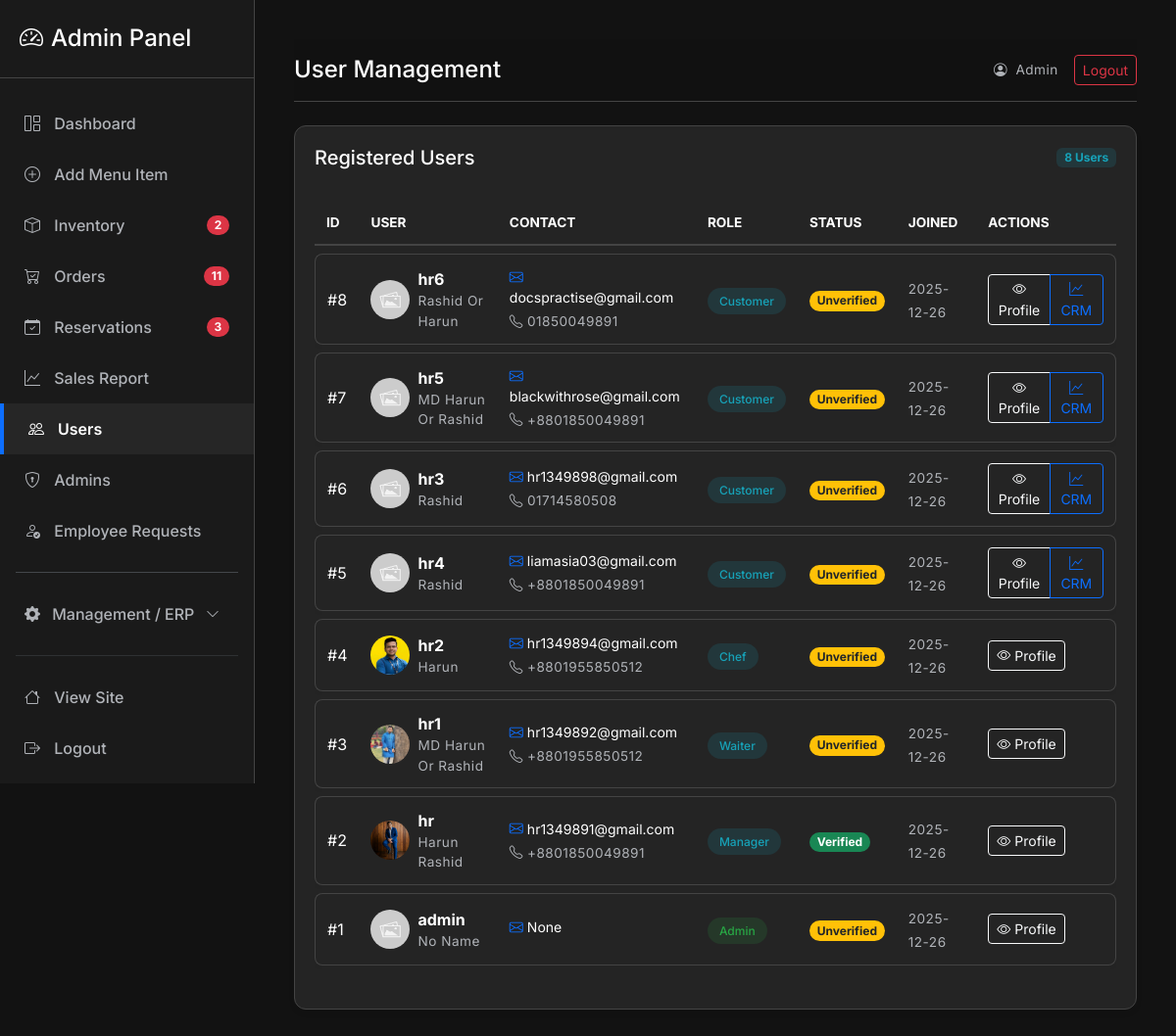
Before: /admin/users (signed in) with the older database file.
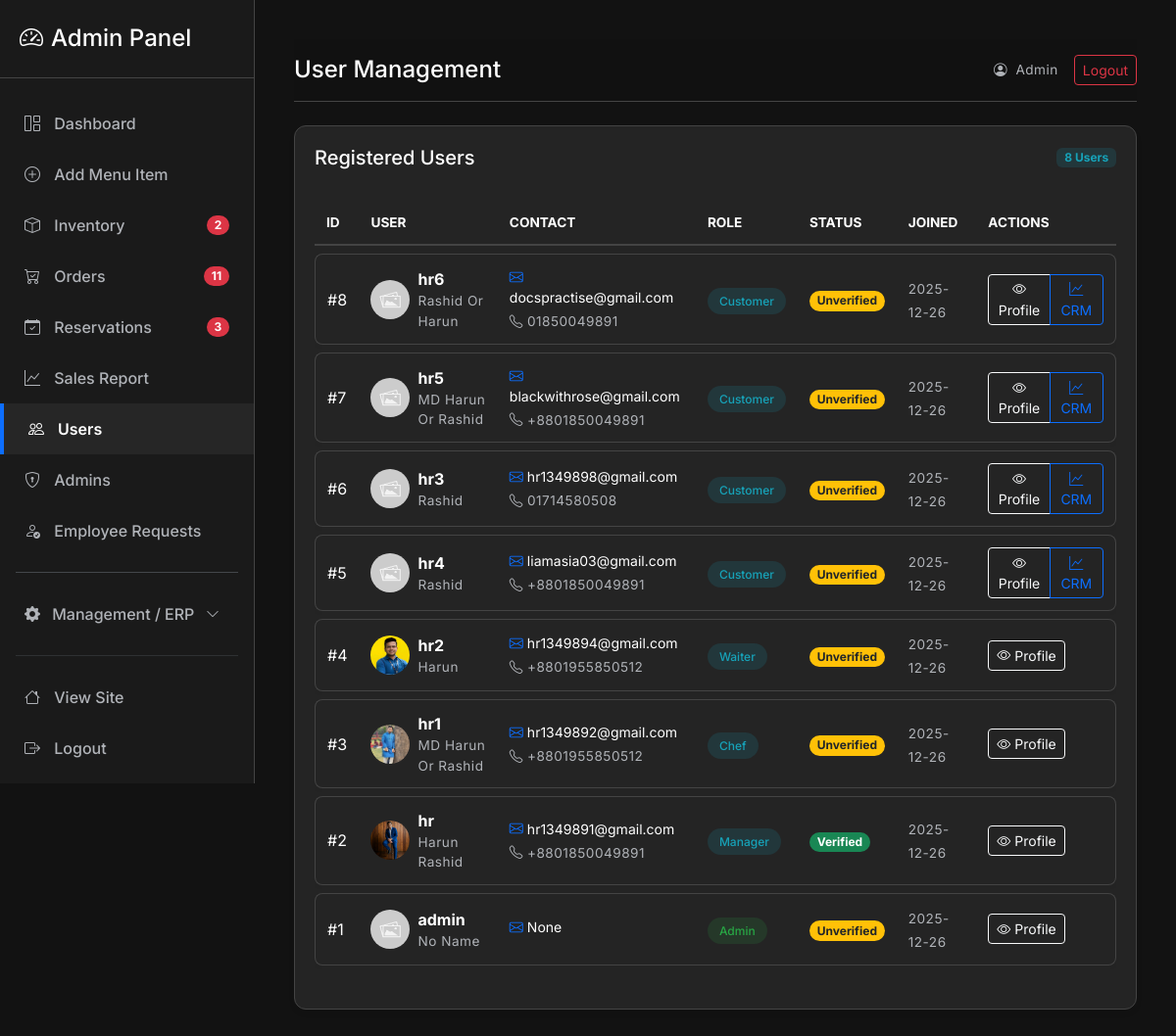
After: the same page with the newer database file.
### models/models.py (models this page shows, shortened)
class User(db.Model):
    id = db.Column(db.Integer, primary_key=True)
    username = db.Column(db.String(120), unique=True, nullable=False)
    member_id = db.Column(db.String(20), unique=True)  # Custom ID
    email = db.Column(db.String(200), unique=True)
    password = db.Column(db.String(255), nullable=False)
    full_name = db.Column(db.String(200))
    phone = db.Column(db.String(50))
    address_district = db.Column(db.String(100))
    address_city = db.Column(db.String(100))
    address_street = db.Column(db.String(200))
    profile_image = db.Column(db.String(200))  # image filename
    reset_token = db.Column(db.String(100), nullable=True)
    reset_token_expiry = db.Column(db.DateTime, nullable=True)
    role = db.Column(db.Enum('admin', 'manager', 'cashier', 'waiter', 'chef', 'customer', name='user_roles'), default='customer')
    email_verified = db.Column(db.Boolean, default=False)
    email_verification_code = db.Column(db.String(10), nullable=True)
    created_at = db.Column(db.DateTime, default=get_dhaka_time)
    orders = db.relationship('Order', backref='user', lazy=True)
    reservations = db.relationship('Reservation', backref='user', lazy=True)
    ratings = db.relationship('Rating', backref='user', lazy=True)
    staff_shifts = db.relationship('StaffShift', backref='user', lazy=True)
    staff_shifts = db.relationship('StaffShift', backref='user', lazy=True)

### routes/admin.py (the view)
@admin_bp.route('/users')
@role_required('admin')
def users():
    users = User.query.order_by(User.id.desc()).all()
    return render_template('admin/users.html', users=users)

### app.py (called while the page is built)
@app.before_request
def refresh_user_session():
    if 'user_id' in session:
        user = User.query.get(session['user_id'])
        if user:
            session['role'] = user.role
            session['is_admin'] = (user.role == 'admin')
            session['username'] = user.username
        else:
            session.clear()

@app.context_processor
def inject_global_data():
    cart = session.get('cart', {})
    count = sum(cart.values()) if isinstance(cart, dict) else 0
    @cache.cached(timeout=300, key_prefix='best_rated_item_context')
    def get_best_rated_item():
        all_items = MenuItem.query.options(db.joinedload(MenuItem.ratings)).all()
        best_item = None
        max_avg = 0
        for it in all_items:
            ratings = it.ratings
            if not ratings:
                avg = 0
            else:
                avg = round(sum(r.score for r in ratings) / len(ratings), 1)
            if avg > max_avg:
                max_avg = avg
                best_item = it
        return best_item
    return dict(cart_count=count, best_rated_item=get_best_rated_item())

### services/auth.py (called while the page is built)
def role_required(*roles):
    def decorator(fn):
        @wraps(fn)
        def wrapper(*args, **kwargs):
            user_role = session.get('role')
            if not user_role or user_role not in roles:
                flash('You do not have permission to access this page.', 'danger')
                return redirect(url_for('auth.login'))
            return fn(*args, **kwargs)
        return wrapper
    return decorator

### templates/admin/users.html (shortened to what this page needs)
{% extends 'admin/admin_base.html' %}
{% block admin_title %}User Management{% endblock %}
{% block content %}
<div class="glass-card">
    <div class="d-flex justify-content-between align-items-center mb-4">
        <h5 class="mb-0 text-white">Registered Users</h5>
        <span class="badge badge-admin-info">{{ users|length }} Users</span>
    </div>
    <div class="table-responsive">
        <table class="admin-table">
            <thead>
                <tr>
                    <th>ID</th>
                    <th>User</th>
                    <th>Contact</th>
                    <th>Role</th>
                    <th>Status</th>
                    <th>Joined</th>
                    <th>Actions</th>
                </tr>
            </thead>
            <tbody>
                {% for user in users %}
                <tr id="user-row-{{ user.username }}">
                    <td>#{{ user.id }}</td>
                    <td>
                        <div class="d-flex align-items-center">
                            <img src="{{ user.profile_image and url_for('static', filename='uploads/' ~ user.profile_image) or url_for('static', filename='img/placeholder.jpg') }}"
                                class="rounded-circle me-2" width="40" height="40" style="object-fit: cover;">
                            <div>
                                <div class="fw-bold text-white">{{ user.username }}</div>
                                <div class="small text-muted">{{ user.full_name or 'No Name' }}</div>
                            </div>
                        </div>
                    </td>
                    <td>
                        <div class="small text-white mb-1"><i class="bi bi-envelope me-1 text-primary"></i>{{ user.email
                            }}</div>
                        {% if user.phone %}
                        <div class="small text-muted"><i class="bi bi-telephone me-1"></i>{{ user.phone }}</div>
                        {% endif %}
                    </td>
                    <td>
                        {% if user.role == 'admin' %}
                        <span class="badge-admin badge-admin-success">Admin</span>
                        {% else %}
                        <span class="badge-admin badge-admin-info">{{ user.role|capitalize }}</span>
                        {% endif %}
                    </td>
                    <td>
                        {% if user.email_verified %}
                        <span class="badge bg-success rounded-pill small">Verified</span>
                        {% else %}
                        <span class="badge bg-warning text-dark rounded-pill small">Unverified</span>
                        {% endif %}
                    </td>
                    <td>
                        <span class="small text-muted">{{ user.created_at.strftime('%Y-%m-%d') }}</span>
                    </td>
                    <td>
                        <div class="btn-group">
                            <button class="btn btn-sm btn-outline-light" onclick="openUserModal('{{ user.username }}')">
                                <i class="bi bi-eye"></i> Profile
                            </button>
                            {% if user.role == 'customer' %}
                            <a href="{{ url_for('crm.view_customer', id=user.id) }}"
                                class="btn btn-sm btn-outline-primary">
                                <i class="bi bi-graph-up"></i> CRM
                            </a>
                            {% endif %}
                        </div>
                    </td>
                </tr>
                {% else %}
                <tr>
                    <td colspan="7" class="text-center py-4 text-muted">No users found.</td>
                </tr>
                {% endfor %}
            </tbody>
        </table>
    </div>
</div>
{% endblock %}

### templates/admin/admin_base.html (shortened to what this page needs)
<!doctype html>
<html lang="en">
<head>
    <link href="https://cdn.jsdelivr.net/npm/bootstrap@5.3.2/dist/css/bootstrap.min.css" rel="stylesheet">
    <link rel="stylesheet" href="https://cdn.jsdelivr.net/npm/bootstrap-icons@1.11.1/font/bootstrap-icons.css">
    <link rel="stylesheet" href="{{ url_for('static', filename='css/admin.css') }}">
</head>
<body class="admin-body">
    <div id="admin-wrapper">
        <nav id="sidebar">
            <div class="sidebar-header">
                <h4 class="mb-0"><i class="bi bi-speedometer2 me-2"></i>Admin Panel</h4>
            </div>
            <ul class="list-unstyled components">
                <li class="{% if request.endpoint == 'admin.index' %}active{% endif %}">
                    <a href="{{ url_for('admin.index') }}"><i class="bi bi-grid-1x2"></i> Dashboard</a>
                </li>
                <li class="{% if request.endpoint == 'admin.add_menu' %}active{% endif %}">
                    <a href="{{ url_for('admin.add_menu') }}"><i class="bi bi-plus-circle"></i> Add Menu Item</a>
                </li>
                <li class="{% if request.endpoint == 'admin.inventory' %}active{% endif %}">
                    <a href="{{ url_for('admin.inventory') }}"
                        class="d-flex justify-content-between align-items-center">
                        <span><i class="bi bi-box"></i> Inventory</span>
                        <span class="badge bg-danger rounded-pill sidebar-badge" id="badge-inventory"
                            style="display:none;"></span>
                    </a>
                </li>
                <li class="{% if request.endpoint == 'admin.orders' %}active{% endif %}">
                    <a href="{{ url_for('admin.orders') }}" class="d-flex justify-content-between align-items-center">
                        <span><i class="bi bi-cart-check"></i> Orders</span>
                        <span class="badge bg-danger rounded-pill sidebar-badge" id="badge-orders"
                            style="display:none;"></span>
                    </a>
                </li>
                <li class="{% if request.endpoint == 'admin.reservations' %}active{% endif %}">
                    <a href="{{ url_for('admin.reservations') }}"
                        class="d-flex justify-content-between align-items-center">
                        <span><i class="bi bi-calendar-check"></i> Reservations</span>
                        <span class="badge bg-danger rounded-pill sidebar-badge" id="badge-reservations"
                            style="display:none;"></span>
                    </a>
                </li>
                <li class="{% if request.endpoint == 'admin.sales_report' %}active{% endif %}">
                    <a href="{{ url_for('admin.sales_report') }}"><i class="bi bi-graph-up"></i> Sales Report</a>
                </li>
                <li class="{% if request.endpoint == 'admin.users' %}active{% endif %}">
                    <a href="{{ url_for('admin.users') }}"><i class="bi bi-people"></i> Users</a>
                </li>
                <li class="{% if request.endpoint == 'admin.admins' %}active{% endif %}">
                    <a href="{{ url_for('admin.admins') }}"><i class="bi bi-shield-lock"></i> Admins</a>
                </li>
                <li class="{% if request.endpoint == 'admin.employee_requests' %}active{% endif %}">
                    <a href="{{ url_for('admin.employee_requests') }}"
                        class="d-flex justify-content-between align-items-center">
                        <span><i class="bi bi-person-check"></i> Employee Requests</span>
                    </a>
                </li>
                <hr class="mx-3 border-secondary opacity-50">
                <li>
                    <a href="#managementCollapse" data-bs-toggle="collapse"
                        class="d-flex justify-content-between align-items-center">
                        <span><i class="bi bi-gear-fill me-2"></i> Management / ERP</span>
                        <i class="bi bi-chevron-down small"></i>
                    </a>
                </li>
                <hr class="mx-3 border-secondary">
                <li>
                    <a href="{{ url_for('main.index') }}"><i class="bi bi-house"></i> View Site</a>
                </li>
                <li>
                    <a href="{{ url_for('auth.logout') }}"><i class="bi bi-box-arrow-right"></i> Logout</a>
                </li>
            </ul>
        </nav>
        <div id="content">
            <nav class="navbar navbar-expand-lg navbar-dark sticky-top mb-4">
                <div class="container-fluid p-0">
                    <h4 class="mb-0">{% block admin_title %}{% endblock %}</h4>
                    <div class="ms-auto d-flex align-items-center">
                        <span class="text-muted small me-3"><i class="bi bi-person-circle me-1"></i> Admin</span>
                        <a href="{{ url_for('auth.logout') }}" class="btn btn-sm btn-outline-danger">Logout</a>
                    </div>
                </div>
            </nav>
            {% block content %}{% endblock %}
        </div>
    </div>
</body>
</html>

### static/css/admin.css (style rules this page uses)
:root { --admin-bg: #121212; --sidebar-bg: #1a1a1a; --card-bg: #242424; --border-color: #444444; --border-whitish: #666666; --text-main: #ffffff; --text-muted: #b0b3b8; --text-stylish: #e2e8f0; --accent-color: #0d6efd; --accent-hover: #0b5ed7; --sidebar-width: 260px; --bg-dark-pro: #1a1a1a; --table-hover: rgba(255, 255, 255, 0.05); --input-bg: #2a2a2a; --nav-glass: rgba(18, 18, 18, 0.8); --modal-bg: #1a1a1a; --modal-overlay: rgba(16, 16, 16, 0.8); }
body.admin-body { background-color: var(--admin-bg); color: var(--text-main); font-family: 'Inter', sans-serif; overflow-x: hidden; transition: background-color 0.3s, color 0.3s; }
.text-muted { color: var(--text-muted) !important; letter-spacing: 0.5px; font-size: 0.85rem; }
#admin-wrapper { display: flex; width: 100%; align-items: stretch; }
#sidebar { min-width: var(--sidebar-width); max-width: var(--sidebar-width); background: var(--sidebar-bg); color: var(--text-main); transition: all 0.3s; height: 100vh; position: fixed; z-index: 1000; border-right: 1px solid var(--border-color); overflow-y: auto; }
#sidebar .sidebar-header { padding: 25px 20px; background: var(--sidebar-bg); border-bottom: 1px solid var(--border-color); color: var(--text-main); }
#sidebar ul.components { padding: 20px 0; }
#sidebar ul li a { padding: 14px 25px; font-size: 1rem; display: block; color: var(--text-muted); text-decoration: none; transition: 0.3s; font-weight: 500; }
#sidebar ul li.active>a { color: var(--text-main); background: var(--table-hover); border-left: 4px solid var(--accent-color); font-weight: 600; }
#sidebar ul li a i { margin-right: 10px; }
#content { width: calc(100% - var(--sidebar-width)); padding: 40px; min-height: 100vh; transition: all 0.3s; margin-left: var(--sidebar-width); }
.glass-card { background: var(--card-bg); border: 1px solid var(--border-color); border-radius: 12px; padding: 20px; box-shadow: 0 4px 6px rgba(0, 0, 0, 0.05); margin-bottom: 20px; transition: background 0.3s, border-color 0.3s; }
.admin-table { width: 100%; margin-bottom: 1rem; color: var(--text-main); border-collapse: separate; border-spacing: 0 8px; --bs-table-bg: transparent; --bs-table-striped-bg: transparent; --bs-table-hover-bg: transparent; }
.admin-table thead th { background: transparent; border-bottom: 2px solid var(--border-color); color: var(--text-main); text-transform: uppercase; font-size: 0.85rem; padding: 12px; }
.admin-table tbody tr { background: var(--card-bg); box-shadow: 0 2px 4px rgba(0, 0, 0, 0.02); transition: 0.3s; }
.admin-table td { padding: 12px; vertical-align: middle; border-top: 1px solid var(--border-color); border-bottom: 1px solid var(--border-color); color: var(--text-main); }
.admin-table td:first-child { border-left: 1px solid var(--border-color); border-top-left-radius: 8px; border-bottom-left-radius: 8px; }
.admin-table td:last-child { border-right: 1px solid var(--border-color); border-top-right-radius: 8px; border-bottom-right-radius: 8px; }
.badge-admin { padding: 6px 12px; border-radius: 50px; font-weight: 500; font-size: 0.75rem; }
.badge-admin-success { background: rgba(40, 167, 69, 0.15); color: #28a745; }
.badge-admin-info { background: rgba(23, 162, 184, 0.15); color: #17a2b8; }
#content .navbar { backdrop-filter: blur(10px); background: var(--nav-glass) !important; padding: 1rem 0; z-index: 1000; border-bottom: 1px solid var(--border-color); }

Changed rows visible on the page:
changed User "hr2": role "Chef" → "Waiter"
changed User "hr1": role "Waiter" → "Chef"
